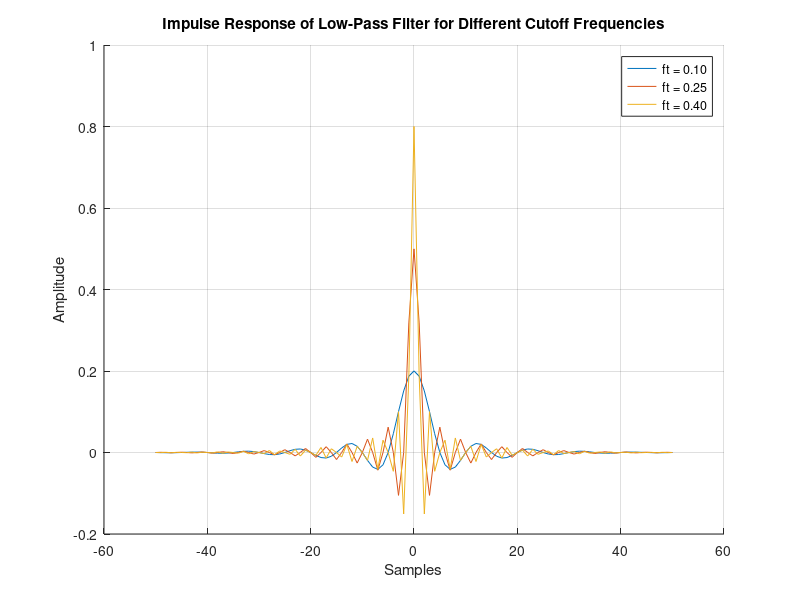

Reproduce this figure in MATLAB.
%task1
clc; clear; close all;
N = 101;  
x = -50:50;
ft_values = [0.1, 0.25, 0.4];

figure;
hold on; grid on;
title('Impulse Response of Low-Pass Filter for Different Cutoff Frequencies');
xlabel('Samples'); ylabel('Amplitude');

for i = 1:length(ft_values)
    ft = ft_values(i);
    h = sinc(2 * ft * x);

    window = hamming(N)';
    h_windowed = h .* window;
    h_windowed = h_windowed / sum(h_windowed);
    
    plot(x, h_windowed, 'DisplayName', sprintf('ft = %.2f', ft));
end

legend show;
hold off;